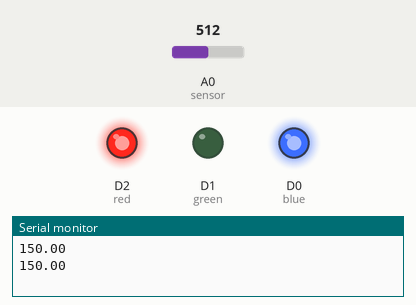
Recording of a sketch running on a simulated ESP8266 (NodeMCU). Parts: output pins drawn as LEDs (lit = HIGH), the last lines printed to the serial monitor. Inputs (shaded band) come from the test bench; at power-on: A0 (sensor) = 512.

Above: at 1.8 s.
1.9 s: A0 (sensor) set to 5
3.4 s: A0 (sensor) set to 2
At 4.9 s:
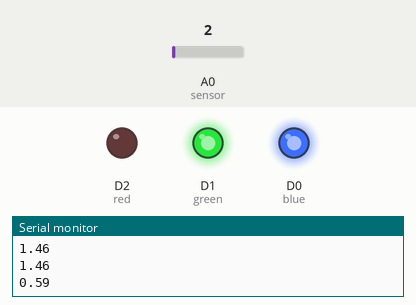
5.5 s: A0 (sensor) set to 44
At 6.4 s:
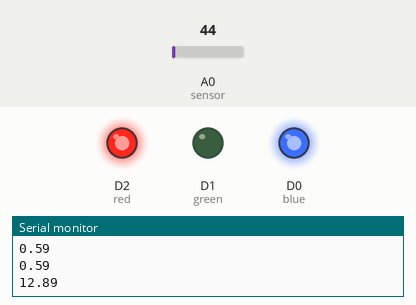
7.5 s: A0 (sensor) set to 0
At 9.2 s:
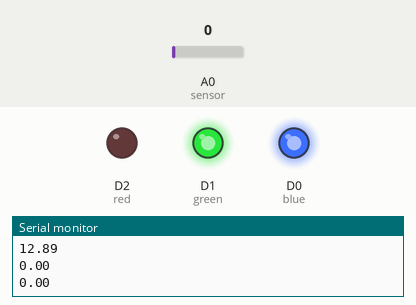
Timing chart, 0 to 10.5 s (numbered marks = the images above; inputs shaded):
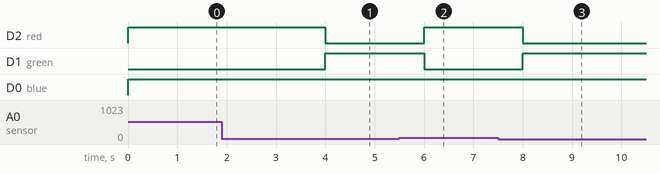

Measured:
- the behaviour switches between 4 and 3 on A0 (sensor) (found by bisection; images 0 and 1)
- after the input at 3.4 s, D2 (red): HIGH → LOW after 0.60 s; D1 (green): LOW → HIGH after 0.60 s
- after the input at 5.5 s, D2 (red): LOW → HIGH after 0.50 s; D1 (green): HIGH → LOW after 0.50 s
- after the input at 7.5 s, D2 (red): HIGH → LOW after 0.50 s; D1 (green): LOW → HIGH after 0.50 s

The sketch:

LAB4.ino
```cpp
int sensor=A0;
int red=D2;
int green=D1;
int blue=D0;
void setup() {
  Serial.begin(9600);
  pinMode(red,OUTPUT);
  pinMode(green,OUTPUT);
  pinMode(blue,OUTPUT);
  pinMode(sensor,INPUT);

}

void loop() {
  float val = analogRead(sensor);
  float mv = ( val/1024.0)*3000;
  float cel = mv/10;
  float farh = (cel*9)/5 + 32;

  Serial.println(cel);
  if (farh>34.0)
  {
    digitalWrite(red,HIGH);
    digitalWrite(green,LOW);
    digitalWrite(blue,HIGH);
  }
  if (farh<34.0)
  {
    digitalWrite(red,LOW);
    digitalWrite(green,HIGH);
    digitalWrite(blue,HIGH);
  }
  delay(1000);

}
```
